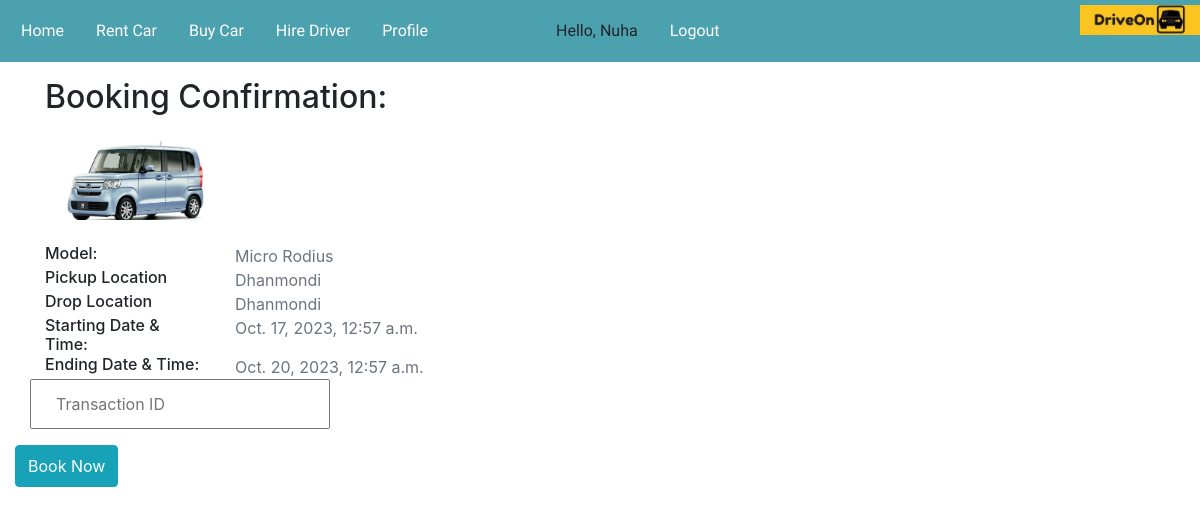
The app's page /rent-payment-confirmation/ (signed in) with its own data.
### carInfo/models.py (models this page shows, shortened)
class Rental_Car(models.Model):
    CAR_TYPE = (
        ('Sedan', 'Sedan'),
        ('SUV', 'SUV'),
        ('Van', 'Van'),
        ('Micro', 'Micro'),
    )
    car_num = models.CharField(max_length=20)
    seating_capacity = models.IntegerField()
    fuel_type = models.CharField(max_length=15)
    car_type = models.CharField(max_length=20, choices=CAR_TYPE)
    car_colour = models.CharField(max_length=10)
    car_mileage = models.CharField(max_length=5)  # charField dibo
    car_model = models.CharField(max_length=50)
    renter_name = models.CharField(max_length=50)
    renter_phone_num = models.CharField(max_length=11)
    rate_per_hour = models.CharField(max_length=10)  # rate per hour hobe
    rate_per_day = models.CharField(max_length=10)
    car_image = models.ImageField(upload_to='media')

### rentInfo/models.py (models this page shows)
class Rent_Car_Record(models.Model):
    rent_car_id = models.ForeignKey(Rental_Car, on_delete=models.DO_NOTHING)
    user_profile = models.ForeignKey(User, on_delete=models.CASCADE)
    rent_time = models.DateTimeField()
    return_time = models.DateTimeField()
    pickup_loc = models.CharField(max_length=100)

### demo/views.py (the view)
# urls.py: path('rent-payment-confirmation/', driveon.rentPaymentconformation, name='rent-payment-confirmation'),
@login_required(login_url='login')
def rentPaymentconformation(request):
    rent_record = Rent_Car_Record.objects.all().last()
    rentcars = rent_record.rent_car_id.id
    userid = request.user.id
    car_image = rent_record.rent_car_id.car_image
    car_model = rent_record.rent_car_id.car_model
    contex = {
        'rent_record': rent_record,
        'car_image': car_image,
        'car_model': car_model
    }
    if (request.method == 'POST'):
        transition_id = request.POST['transition_id']
        rentPayment = Rental_Car_payment(rental_car_id=rentcars, user_profile_id=userid, transition_id=transition_id)
        rentPayment.save()
        return redirect('/home')
    return render(request, 'confirmation.html', contex )

### demo/templates/Confirmation.html (shortened to what this page needs)
{% extends 'base.html' %}
{% load static %}
{% block content %}
<!DOCTYPE html>
<html lang="en">
<head>
    <link href="https://cdnjs.cloudflare.com/ajax/libs/font-awesome/5.15.0/css/all.min.css" rel="stylesheet">
    <link href="{% static 'assets/css/bootstrap.min.css' %}" rel="stylesheet">
    <link href="{% static 'assets/css/button.css' %}" rel="stylesheet">
    <link rel="stylesheet" href="https://cdn.jsdelivr.net/npm/bootstrap@4.0.0/dist/css/bootstrap.min.css">
</head>
<body>
    <div class="container-fluid pb-5">
        <div class="container">
            <div class="row">
                <div class="col-lg-8">
                    <h2 class="mb-4">Booking Confirmation:</h2>
                    <div class="col-lg-6 mb-4">
                        <img  src="{{car_image.url}}" alt="car image" width="150px">
                    </div>
                    <div class="row">
                        <div class="col-sm-3">
                          <h6 class="mb-0">Model:</h6>
                        </div>
                        <div class="col-sm-9 text-secondary">
                          {{car_model}}
                        </div>
                        <div class="col-sm-3">
                            <h6 class="mb-0">Pickup Location</h6>
                          </div>
                          <div class="col-sm-9 text-secondary">
                            {{rent_record.pickup_loc}}
                          </div>
                          <div class="col-sm-3">
                            <h6 class="mb-0">Drop Location</h6>
                          </div>
                          <div class="col-sm-9 text-secondary">
                            {{rent_record.pickup_loc}}
                          </div>
                          <div class="col-sm-3">
                            <h6 class="mb-0">Starting Date & Time:</h6>
                          </div>
                          <div class="col-sm-9 text-secondary">
                            {{rent_record.rent_time}}
                          </div>
                          <div class="col-sm-3">
                            <h6 class="mb-0">Ending Date & Time:</h6>
                          </div>
                          <div class="col-sm-9 text-secondary">
                            {{rent_record.return_time}}
                          </div>
                      <form method="POST" action="#" class="form">
                            <div class="mb-5">
                                <div class="row">
                                    <div class="col-6 form-group">
                                        <input maxlength="15" type="text" name="transition_id"
                                            placeholder="Transaction ID" class="px-4" style="height: 50px;" required />
                                    </div>
                                </div>
                                <div class="row">
                                    <button class="btn  btn-info py-2" href="#" onclick="myFunction()">Book Now</button>
                                </div>
                            </div>
                        </form>
                    </div>
                </div>
            </div>
        </div>
    </div>
</body>
</html>
{% endblock %}

### demo/templates/base.html (shortened to what this page needs)
{% load static %}
<!DOCTYPE html>
<html>
<head>
</head>
<body>
  <div class="logo">
    <a href="{% url 'home' %}" ><img src="{% static 'assets/logo.jpg' %}" alt="logo"></a>
  </div>
    <ul>
      <li><a href="{% url 'home' %}">Home</a></li>
      <li><a href="{% url 'rent-car' %}">Rent Car</a></li>
      <li><a href="{% url 'buy-car' %}">Buy Car</a></li>
      <li><a href="{% url 'driver' %}">Hire Driver</a></li>
      <li><a href="{% url 'view-profile' %}">Profile</a></li>
    <li><a href="#">                          </a></li>
    <li><a href="#">                           </a></li>
        <li><a href="#">                          </a></li>
      <li><a>Hello, {{request.user}}</a></li>
      <li><a href="{% url 'logout' %}">Logout</a></li>
    </ul>
    {% block content %}
    {% endblock %}
</body>
</html>

### records on screen
Rental_Car: car_model "Micro Rodius"
Rent_Car_Record: pickup_loc "Dhanmondi", rent_time "Oct. 17, 2023, 12:57 a.m.", return_time "Oct. 20, 2023, 12:57 a.m."

### other values on screen
{{ request.user }} "Nuha"
